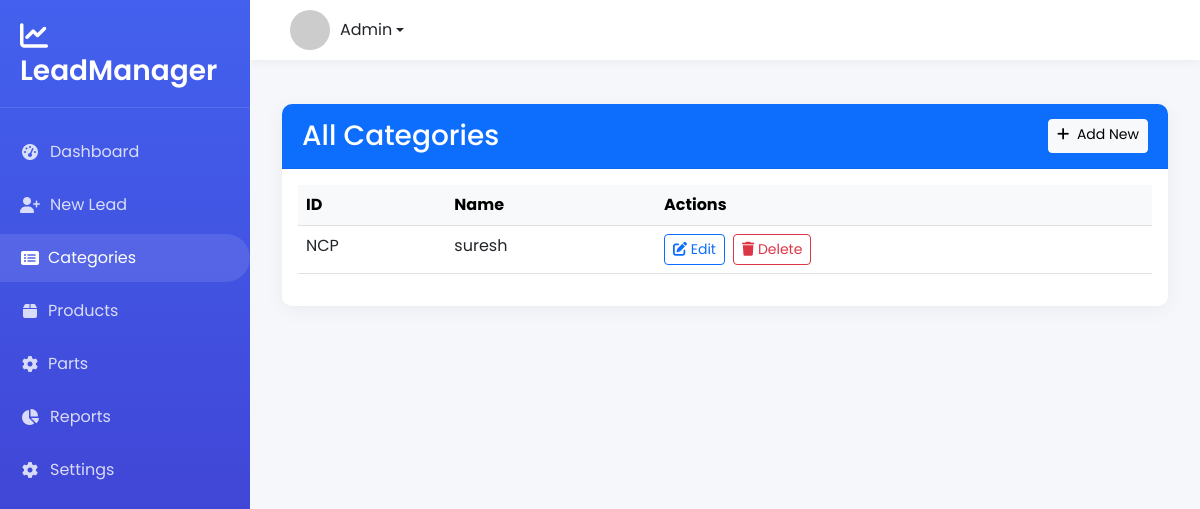
The page /categories/ on the database as committed earlier.
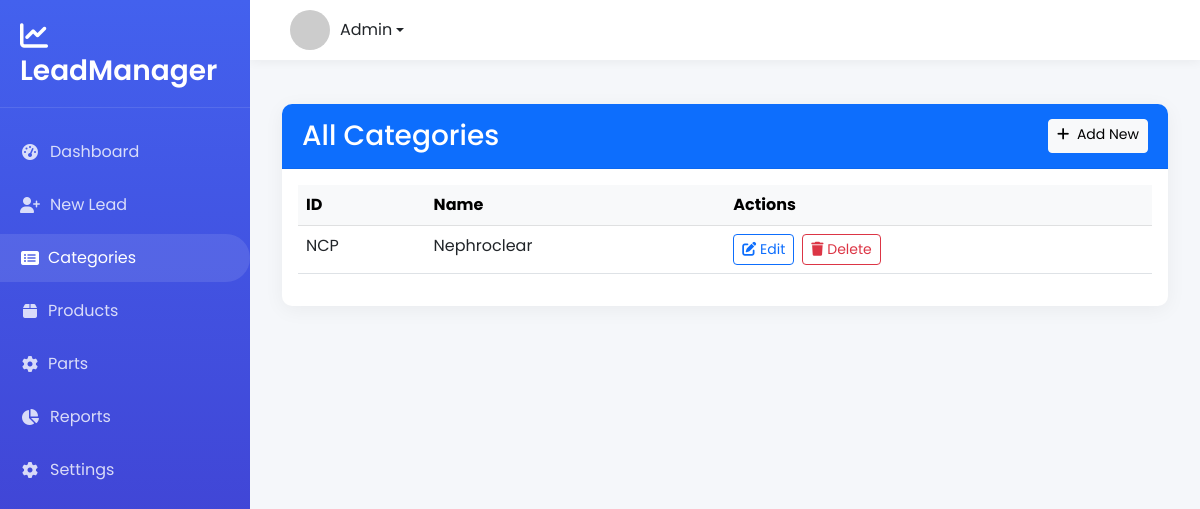
The same page on the database as committed later.
### leads/models.py (models this page shows, shortened)
class Category(models.Model):
    id = models.CharField(max_length=50, primary_key=True)
    name = models.CharField(max_length=100)
    description = models.TextField(blank=True, null=True)
    image = models.ImageField(upload_to='categories/', blank=True, null=True)
    created_at = models.DateTimeField(auto_now_add=True)
    updated_at = models.DateTimeField(auto_now=True)

### leads/views.py (the view)
# urls.py: path('categories/', views.category_list, name='category_list'),
def category_list(request):
    categories = Category.objects.all()
    return render(request, 'category_list.html', {'categories': categories})

### leads/templates/category_list.html (shortened to what this page needs)
{% extends "base.html" %}
{% block content %}
<div class="container mt-4">
    <div class="card">
        <div class="card-header bg-primary text-white d-flex justify-content-between">
            <h3 class="mb-0">All Categories</h3>
            <a href="{% url 'add_category' %}" class="btn btn-light btn-sm">
                <i class="fas fa-plus me-1"></i> Add New
            </a>
        </div>
        <div class="card-body">
            <div class="table-responsive">
                <table class="table table-hover">
                    <thead class="table-light">
                        <tr>
                            <th>ID</th>
                            <th>Name</th>
                            <th>Actions</th>
                        </tr>
                    </thead>
                    <tbody>
                        {% for category in categories %}
                        <tr>
                            <td>{{ category.id }}</td>
                            <td>{{ category.name }}</td>
                            <td>
                                <div class="d-flex gap-2">
                                    <a href="{% url 'edit_category' category.id %}" class="btn btn-sm btn-outline-primary">
                                        <i class="fas fa-edit"></i> Edit
                                    </a>
                                    <form method="post" action="{% url 'delete_category' category.id %}">
                                        <button type="submit" class="btn btn-sm btn-outline-danger"
                                                onclick="return confirm('Delete {{ category.id }}?')">
                                            <i class="fas fa-trash"></i> Delete
                                        </button>
                                    </form>
                                </div>
                            </td>
                        </tr>
                        {% endfor %}
                    </tbody>
                </table>
            </div>
        </div>
    </div>
</div>
{% endblock %}

Rows that differ between the two databases and show on the page:
changed Category "NCP": name "suresh" → "Nephroclear"
